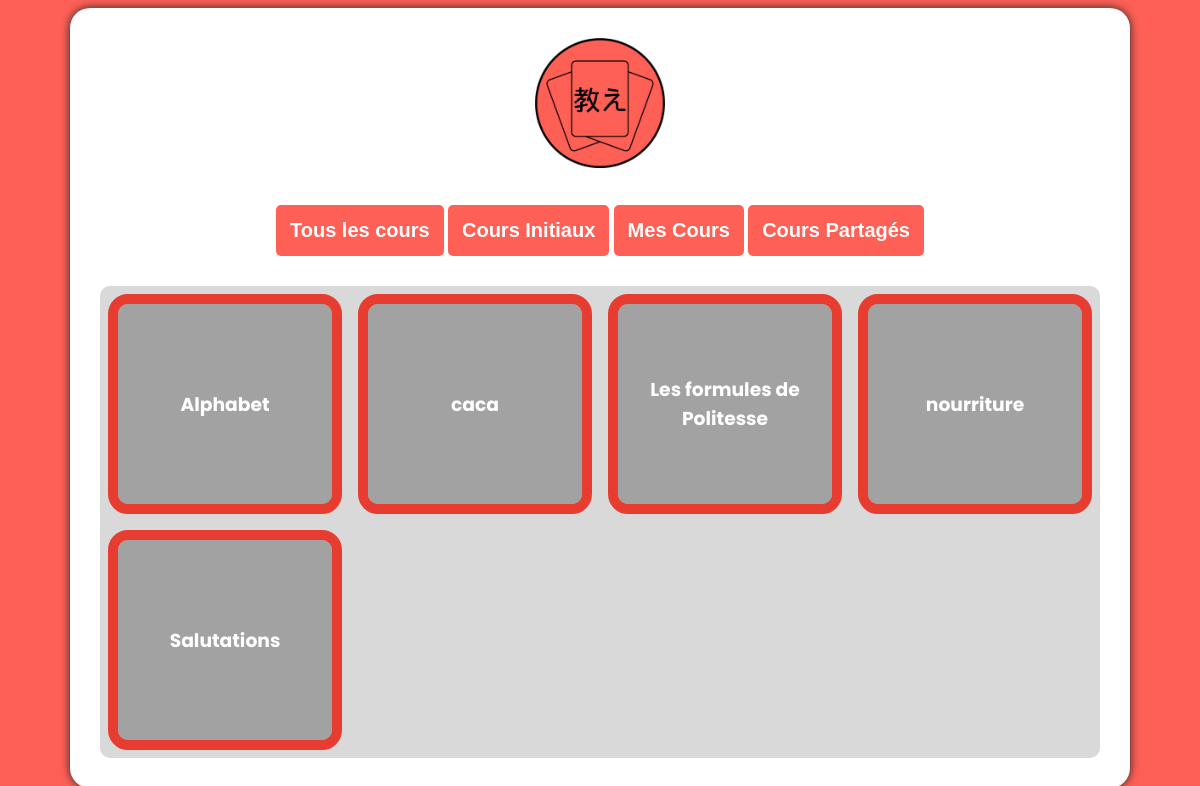
Page /cours (signed in) on the committed database.
### tables this page shows
CREATE TABLE Names (
    course_id INTEGER PRIMARY KEY, 
    name TEXT UNIQUE NOT NULL
);

### app.py (the view)
@app.route('/cours') # Définition du chemin d'url vers la page cours.html
def cours():
    if not is_logged_in():
        return redirect(url_for("index")) # Retour vers
    courses = get_courses("tous")
    if courses:
        return render_template('cours.html', courses=courses)
    else:
        return "Cours non trouvé... :/"

### app.py (called while the page is built)
def is_logged_in():
    return "user_name" in session

def get_db_connection():
    with  sqlite3.connect('SQL_data/cours_data.db') as conn:
        conn.row_factory = sqlite3.Row # ça transforme les lignes en dictionnaires
        return conn

### templates/cours.html (shortened to what this page needs)
<!DOCTYPE html>
<html lang="fr">
    <head>
        <link rel="stylesheet" type="text/css" href="{{ url_for('static', filename='general.css') }}">
    </head>
    <body>
        <div id="main-div">
            <a href="{{ url_for('accueil') }} ">
                <img src="{{ url_for('static', filename='images/logos/oshieLogo.png') }}" alt="logo du site Oshie" id="logo">
            </a>
            <div class = "scrollmenu">
                <button class="cours-tab" id="tout" onclick="loadCourses('tous')">Tous les cours</button>
                <button class="cours-tab" id="initiaux" onclick="loadCourses('initiaux')">Cours Initiaux</button>
                <button class="cours-tab" id="personnel" onclick="loadCourses('personnel')">Mes Cours</button>
                <button class="cours-tab" id="partages" onclick="loadCourses('partage')">Cours Partagés</button>
            </div>
            <div id="coursContainer" data-url="{{ url_for('display_cours', course_id=0) }}">
                {% for course in courses %}
                <div class = "cours">
                     <a class="linkCours"href="{{ url_for('display_cours', course_id=course['course_id']) }}">
                        <div class="titrecours">
                            <h3>{{ course['name'] }}</h3>
                        </div>
                    </a>
                </div>
                {% endfor %}
            </div>
        </div>
    </body>
</html>

### static/general.css (style rules this page uses)
body { font-family: 'Poppins', sans-serif; }
body { text-align: center; background-color: #ff6056; }
#main-div { text-align: center; background-color: white; box-shadow: 0px 0px 10px rgb(35, 35, 35); border-radius: 20px; height: 100%; margin-left: auto; margin-right: auto; padding: 0px 30px 30px 30px; max-width: 1000px; }
#logo { margin-top: 30px; width: auto; height: 130px; align-self: center; }

### static/pageCours.css (style rules this page uses)
#coursContainer { background-color: #d9d9d9; border-radius: 10px; display: grid; grid-template-columns: repeat(auto-fit, minmax(220px, 1fr)); }
a { text-decoration: none; }
.cours { overflow: hidden; position: relative; margin: 0.5em; background-color: #ebebeb; color: #f1f5f9; border: 10px solid #e73d31; height: 200px; border-radius: 20px; background-size: auto 100%; background-repeat: no-repeat; background-position: center; max-width: 300px; }
@media only screen and (min-width: 1024px) { .titrecours { width: 100%; height: 100%; background-color: rgba(90, 90, 90, 0.5); color: #fff; display: flex; align-items: center; justify-content: center; } }
.scrollmenu { margin: 30px; width: auto; overflow: auto; white-space: nowrap; }
.cours-tab { font-weight: 600; font-size: 20px; width: auto; display: inline-block; color: white; background-color: #ff6056; text-align: center; padding: 14px; text-decoration: none; }

### static/login_signin.css (style rules this page uses)
button { width: 80%; padding: 10px; background-color: #ef4a3f; color: white; border: none; border-radius: 5px; cursor: pointer; }

### rows in the picture
Names: name "Alphabet"
Names: name "caca"
Names: name "Les formules de Politesse"
Names: name "nourriture"
Names: name "Salutations"
